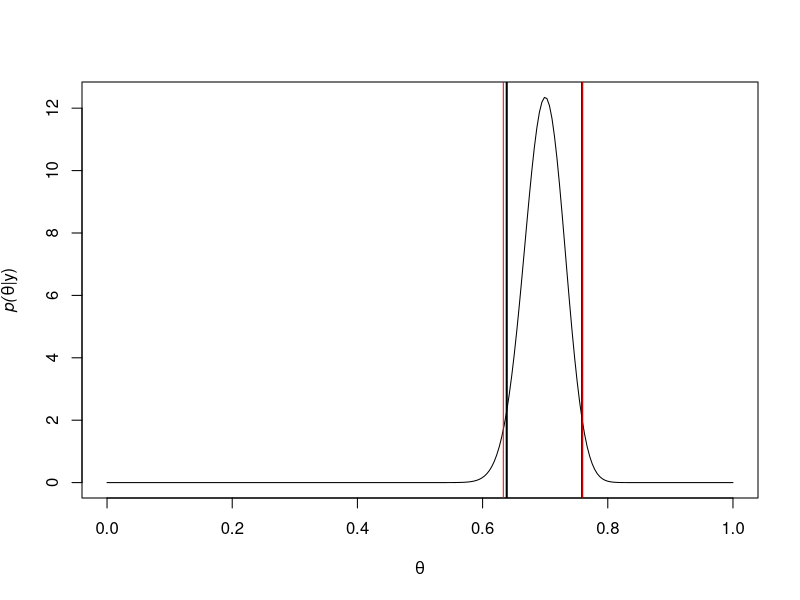

This chart was generated by the following R code:
############################################################################
### HBD Credible Interval for Student Happiness about social life########

theta <- seq(from=0,to=1,length=250)
n=200   # sample size
ysu = 140 # number of successes
yfl = n - ysu



# HPD Based Credible interval ( 95% C.I)
a= ysu +1
b= yfl +1


# Plot of Posterior vs theta ( include the Quantile based C.I)
plot(theta,dbeta(theta,ysu+1,yfl+1),type="l",
     xlab=expression(theta),ylab=expression(paste(italic("p("),theta,"|y)")))

pth<-dbeta(theta, ysu+1, yfl+1)
pth<-pth
ord<- order(-pth)
xpx<-cbind(theta[ord], pth[ord])
xpx<-cbind(xpx,cumsum(xpx[,2])/sum(xpx[,2]))

hpd<-function(x,dx,p){
  md<-x[dx==max(dx)]
  px<-dx/sum(dx)
  pxs<--sort(-px)
  ct<-min(pxs[cumsum(pxs)< p])
  list(hpdr=range(x[px>=ct]),mode=md) }

hpdb_d<-hpd(xpx[,1],xpx[,2],.95)$hpdr
hpdb_d
abline( v=hpdb_d  ,col=gray(0),lwd=2   )
     
Bd <- qbeta(c(0.025,0.975),a,b)
Bd     
abline(v=Bd, col ="Red")
